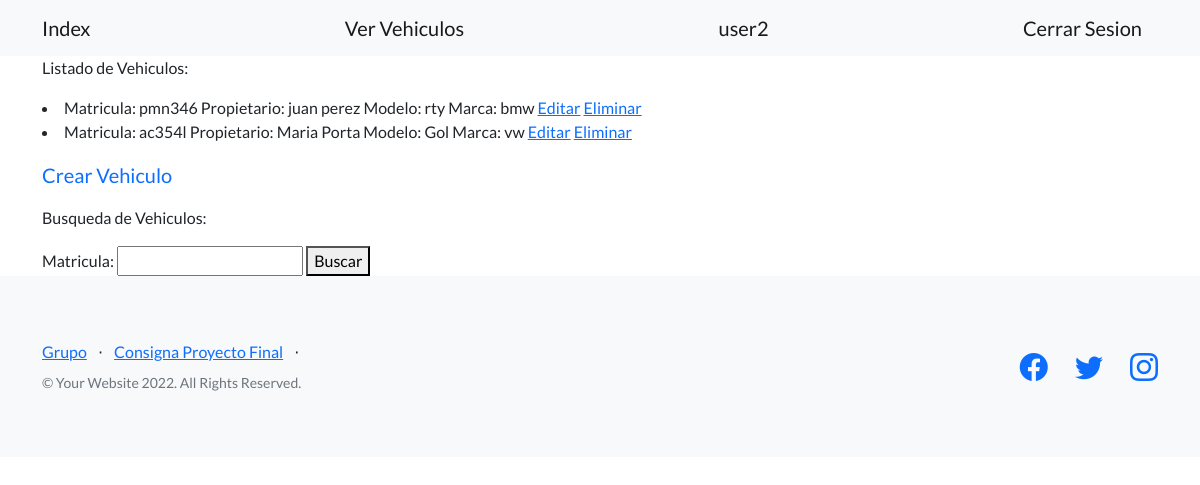
/avanzado/vehiculos/ (signed in), run on the app's committed database.
### avanzado/models.py (models this page shows)
class Vehiculo(models.Model):
    matricula = models.CharField(max_length=20)
    propietario = models.CharField(max_length=20)
    modelo = models.CharField(max_length=20)
    marca  = models.CharField(max_length=20)
    cant_puertas = models.IntegerField()
    color = models.CharField(max_length=20)
    chasis = models.CharField(max_length=20)
    avatar = models.ImageField(upload_to='avatares', null=True, blank=True)#
    cliente = models.OneToOneField(User, on_delete=models.CASCADE)###problema###
    blog_post=RichTextField(null=True)
    def __str__(self):
        return f'Matricula: {self.matricula} Propietario: {self.propietario} Modelo: {self.modelo} Marca: {self.marca} '

### avanzado/views.py (the view)
# urls.py: path('vehiculos/', views.ListaVehiculos.as_view(), name='ver_vehiculos'),
class ListaVehiculos(ListView):
    model = Vehiculo
    template_name = 'avanzado/ver_vehiculos.html'
    def get_queryset(self):
        matricula = self.request.GET.get('matricula', '')
        if matricula:
            object_list = self.model.objects.filter(matricula__icontains=matricula)
        else:
            object_list = self.model.objects.all()
        return object_list
    def get_context_data(self, **kwargs):
        context = super().get_context_data(**kwargs)
        context["formulario"] = BusquedaVehiculo()
        return context

### avanzado/forms.py
class BusquedaVehiculo(forms.Form):
    matricula = forms.CharField(max_length=20, required=False)

### avanzado/templates/avanzado/ver_vehiculos.html (shortened to what this page needs)
{% extends 'padres/base.html' %}
{% block mi_contenido %}
<p>Listado de Vehiculos:</p>
<p>
    {% if object_list  %}
        {% for vehiculo in object_list %}
            <li>
                {{vehiculo}}
                <a href={% url 'editar_vehiculo' vehiculo.id %}>Editar</a>
                <a href={% url 'eliminar_vehiculo' vehiculo.id %}>Eliminar</a>
            </li>
        {% endfor %}
    {% else %}
        <p>No se encontraron resultados.</p>
    {% endif %}
</p>
<a class="navbar-brand" href={% url 'crear_vehiculo' %}>Crear Vehiculo</a>
<p>Busqueda de Vehiculos:</p>
<form action={% url 'ver_vehiculos' %} method="GET">
    {{formulario}}
    <button>Buscar</button>
</form>
{% endblock mi_contenido %}

### home/templates/padres/base.html (shortened to what this page needs)
<!DOCTYPE html>
<html lang="en">
    <head>
        {% load static %}
        <link href="https://cdn.jsdelivr.net/npm/bootstrap-icons@1.5.0/font/bootstrap-icons.css" rel="stylesheet" type="text/css" />
        <link href={% static 'css/styles.css'%} rel="stylesheet" />
    </head>
    <body>
        <nav class="navbar navbar-light bg-light static-top">
            <div class="container">
                <a class="navbar-brand" href={% url 'index' %}>Index</a>
                <a class="navbar-brand" href={% url 'ver_vehiculos' %}>Ver Vehiculos</a>
                {% if request.user.is_authenticated %}
                    <a class="navbar-brand" href={% url 'perfil' %}>{{request.user.username}}</a>
                    <a class="navbar-brand" href={% url 'logout' %}>Cerrar Sesion</a>
                {% else %}
                    <a class="navbar-brand" href={% url 'login' %}>Iniciar Sesion</a>
                    <a class="navbar-brand" href={% url 'registrar' %}>Registrarse</a>
                {% endif %}
            </div>
        </nav>
        <div class="container">
        {% block mi_contenido %}
        {% endblock mi_contenido %}
        </div>
        <footer class="footer bg-light">
            <div class="container">
                <div class="row">
                    <div class="col-lg-6 h-100 text-center text-lg-start my-auto">
                        <ul class="list-inline mb-2">
                            <li class="list-inline-item"><a href={% url 'about' %}>Grupo</a></li>
                            <li class="list-inline-item">⋅</li>
                            <li class="list-inline-item"><a href={% url 'consignas' %}>Consigna Proyecto Final</a></li>
                            <li class="list-inline-item">⋅</li>
                        </ul>
                        <p class="text-muted small mb-4 mb-lg-0">&copy; Your Website 2022. All Rights Reserved.</p>
                    </div>
                    <div class="col-lg-6 h-100 text-center text-lg-end my-auto">
                        <ul class="list-inline mb-0">
                            <li class="list-inline-item me-4">
                                <a href="https://developers.facebook.com/docs/"><i class="bi-facebook fs-3"></i></a>
                            </li>
                            <li class="list-inline-item me-4">
                                <a href="https://help.twitter.com/"><i class="bi-twitter fs-3"></i></a>
                            </li>
                            <li class="list-inline-item">
                                <a href="https://help.instagram.com"><i class="bi-instagram fs-3"></i></a>
                            </li>
                        </ul>
                    </div>
                </div>
            </div>
        </footer>
    </body>
</html>

### data on the page
Vehiculo: matricula+propietario+modelo "Matricula: pmn346 Propietario: juan perez Modelo: rty Marca: bmw"
Vehiculo: matricula+propietario+modelo "Matricula: ac354l Propietario: Maria Porta Modelo: Gol Marca: vw"

### other printed values
{{ request.user.username }} "user2"
